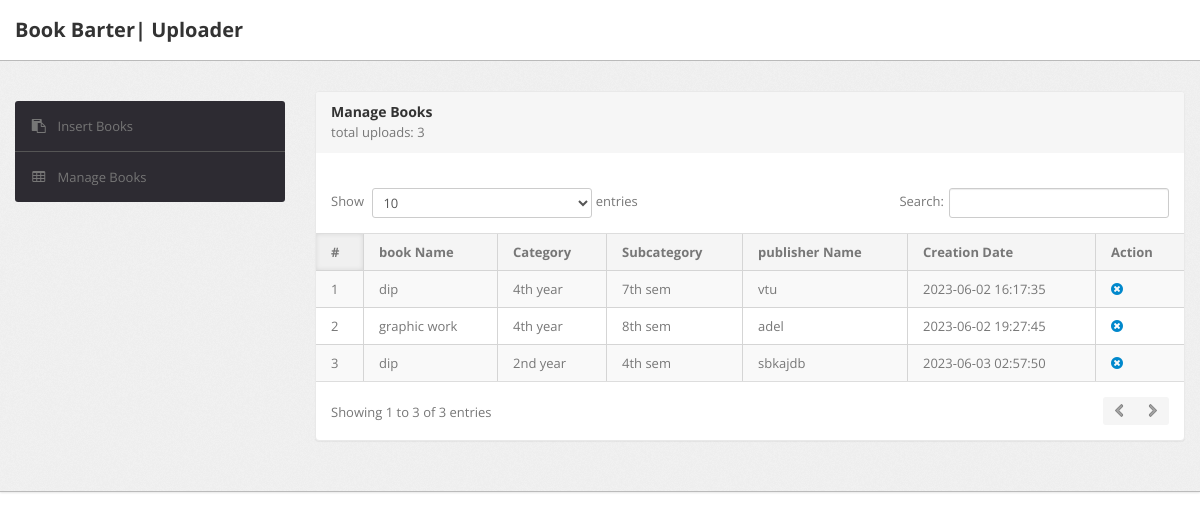
The page /shopping/admin/manage-products.php (signed in) on the database its author committed.
### tables this page shows
CREATE TABLE `products` (
  `id` int(11) NOT NULL,
  `category` int(11) NOT NULL,
  `subCategory` int(11) DEFAULT NULL,
  `productName` varchar(255) DEFAULT NULL,
  `productCompany` varchar(255) DEFAULT NULL,
  `productBook` varchar(250) DEFAULT NULL,
  `productDescription` longtext DEFAULT NULL,
  `productImage1` varchar(255) DEFAULT NULL,
  `productAvailability` varchar(255) DEFAULT NULL,
  `postingDate` timestamp NULL DEFAULT current_timestamp(),
  `updationDate` varchar(255) DEFAULT NULL,
  `user_id` int(11) DEFAULT NULL
);

CREATE TABLE `category` (
  `id` int(11) NOT NULL,
  `categoryName` varchar(255) DEFAULT NULL,
  `categoryDescription` longtext DEFAULT NULL,
  `creationDate` timestamp NOT NULL DEFAULT current_timestamp(),
  `updationDate` varchar(255) DEFAULT NULL
);

CREATE TABLE `subcategory` (
  `id` int(11) NOT NULL,
  `categoryid` int(11) DEFAULT NULL,
  `subcategory` varchar(255) DEFAULT NULL,
  `creationDate` timestamp NULL DEFAULT current_timestamp(),
  `updationDate` varchar(255) DEFAULT NULL
);

### shopping/admin/manage-products.php (the view, shortened to what this page needs)
<?php
include('include/config.php');
$uid=$_SESSION['id'];
if(strlen($_SESSION['login'])==0)
	{
header('location:../login.php');
}
else{
?>
<!DOCTYPE html>
<html lang="en">
<head>
	<link type="text/css" href="bootstrap/css/bootstrap.min.css" rel="stylesheet">
	<link type="text/css" href="bootstrap/css/bootstrap-responsive.min.css" rel="stylesheet">
	<link type="text/css" href="css/theme.css" rel="stylesheet">
	<link type="text/css" href="images/icons/css/font-awesome.css" rel="stylesheet">
</head>
<body>
<?php include('include/header.php');?>
	<div class="wrapper">
		<div class="container">
			<div class="row">
<?php include('include/sidebar.php');?>
			<div class="span9">
					<div class="content">
	<div class="module">
							<div class="module-head">
								<h3>Manage Books</h3>
                                <div class="nopro">
                    <span class="noprp">total uploads: <?php $que=mysqli_query($con,"select count(*) from products where user_id=$uid");
								$res=mysqli_fetch_array($que);
								echo $res[0];
;								?></span>
		            </div>
							</div>
							<div class="module-body table">
									<br />
								<table cellpadding="0" cellspacing="0" border="0" class="datatable-1 table table-bordered table-striped	 display" width="100%">
									<thead>
										<tr>
											<th>#</th>
											<th>book Name</th>
											<th>Category </th>
											<th>Subcategory</th>
											<th>publisher Name</th>
											<th>Creation Date</th>
											<th>Action</th>
										</tr>
									</thead>
									<tbody>
<?php $query=mysqli_query($con,"select products.*,category.categoryName,subcategory.subcategory from products join category on category.id=products.category join subcategory on subcategory.id=products.subCategory where products.user_id=$uid");
$cnt=1;
while($row=mysqli_fetch_array($query))
{
?>
										<tr>
											<td><?php echo htmlentities($cnt);?></td>
											<td><?php echo htmlentities($row['productName']);?></td>
											<td><?php echo htmlentities($row['categoryName']);?></td>
											<td> <?php echo htmlentities($row['subcategory']);?></td>
											<td><?php echo htmlentities($row['productCompany']);?></td>
											<td><?php echo htmlentities($row['postingDate']);?></td>
											<td>
											<a href="manage-products.php?id=<?php echo $row['id']?>&del=delete" onClick="return confirm('Are you sure you want to delete?')"><i class="icon-remove-sign"></i></a></td>
										</tr>
										<?php $cnt=$cnt+1; } ?>
								</table>
							</div>
						</div>
					</div>
				</div>
			</div>
		</div>
	</div>
<?php include('include/footer.php');?>
</body>
<?php } ?>

### rows shown on the page
products: productName "dip", category.categoryName "4th year", subcategory.subcategory "7th sem", productCompany "vtu", postingDate "2023-06-02 16:17:35"
products: productName "graphic work", category.categoryName "4th year", subcategory.subcategory "8th sem", productCompany "adel", postingDate "2023-06-02 19:27:45"
products: productName "dip", category.categoryName "2nd year", subcategory.subcategory "4th sem", productCompany "sbkajdb", postingDate "2023-06-03 02:57:50"

### other values the page prints
$res[0] "3"
